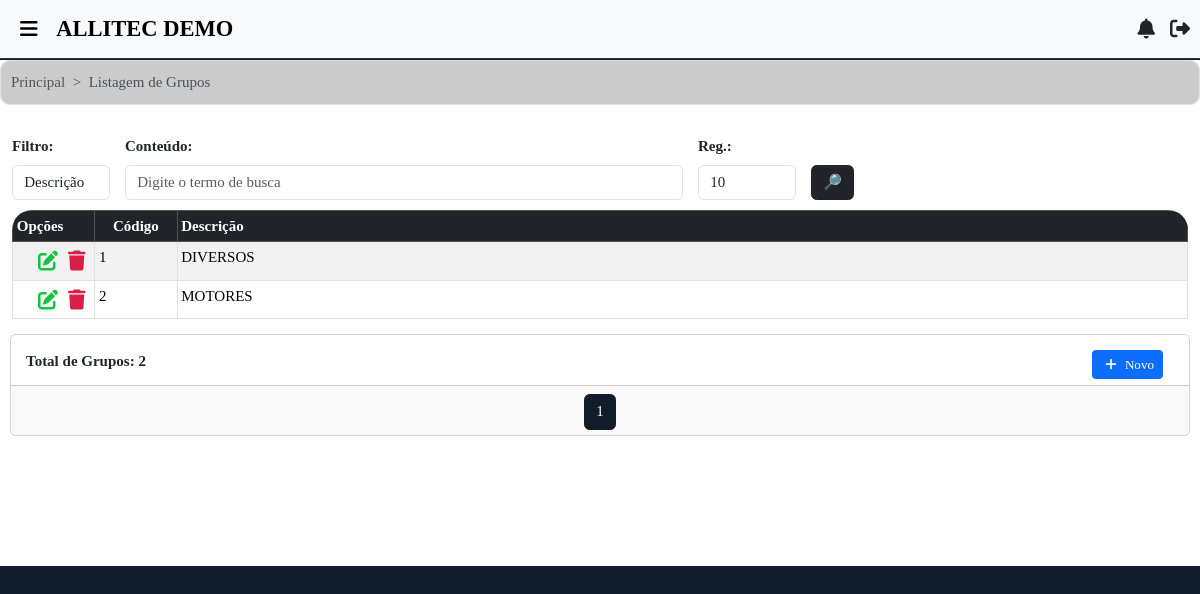
Screenshot of /grupos/lista/ (signed in) with the database file from the repository.
### filiais/models.py (models this page shows, shortened)
class Usuario(AbstractUser):
    empresa = models.ForeignKey(Empresa, on_delete=models.CASCADE, related_name="usuarios", null=True, blank=True)
    filial_user = models.ForeignKey(Filial, on_delete=models.SET_NULL, null=True, blank=True, related_name="usuarios")
    codigo_local = models.PositiveIntegerField(blank=True, null=True)
    gerar_senha_lib = models.BooleanField(default=False, verbose_name='Gerar Senha de Liberação')
    senha_liberacao = models.CharField(max_length=20, blank=True, null=True, verbose_name='Senha de Liberação')
    is_master = models.BooleanField(default=False)
    class Meta:
        unique_together = ('username', 'empresa')

class Filial(models.Model):
    situacao = models.CharField(
        max_length=10,
        verbose_name="Situação",
        choices=[
            ('Ativa', 'Ativa'),
            ('Inativa', 'Inativa')
        ]
    )
    layout_contrato = models.CharField(
        max_length=10,
        verbose_name="Layout Contrato",
        choices=[
            ('Layout 1', 'Layout 1'),
            ('Layout 2', 'Layout 2')
        ],
        default="Layout 1"
    )
    tp_chave = models.CharField(
        max_length=20,
        verbose_name="Tipo de Chave Pix",
        choices=[
            ('CPF', 'CPF'),
            ('CNPJ', 'CNPJ'),
            ('E-mail', 'E-mail'),
            ('Telefone', 'Telefone'),
            ('Chave Aleatória', 'Chave Aleatória')
        ]
    )
    chave_pix = models.CharField(
        max_length=100,
        verbose_name="Chave Pix"
    )
    banco_fil = models.ForeignKey('bancos.Banco', on_delete=models.CASCADE, null=True, blank=True)
    beneficiario = models.CharField(max_length=255, verbose_name='Nome Beneficiário')
    info_comp = models.TextField(default="Obrigado pela preferência!", blank=True)
    info_orcamento = models.TextField(default="*Caro cliente, caso você encontre um orçamento com valor inferior, podemos analisar o orçamento concorrente para fecharmos negócio.", blank=True)
    cnpj = models.CharField(max_length=20, verbose_name='CNPJ')
    ie = models.CharField(max_length=20, verbose_name='Inscrição Estadual')
    razao_social = models.CharField(max_length=100, verbose_name='Razão Social')
    fantasia = models.CharField(max_length=100, verbose_name='Fantasia')
    endereco = models.CharField(max_length=100, verbose_name='Endereço')
    cep = models.CharField(max_length=10, verbose_name='CEP')
    numero = models.CharField(max_length=10, verbose_name='Nº')
    bairro_fil = models.ForeignKey('bairros.Bairro', on_delete=models.SET_NULL, null=True)
    complem = models.CharField(max_length=20, verbose_name='Complemento', blank=True)
    cidade_fil = models.ForeignKey('cidades.Cidade', on_delete=models.SET_NULL, null=True)
    uf = models.ForeignKey('estados.Estado', on_delete=models.SET_NULL, null=True)
    tel = models.CharField(max_length=15, verbose_name='Fone')
    email = models.EmailField(max_length=40, verbose_name='E-mail')
    fantasia_normalizado = models.CharField(max_length=255, editable=False)
    logo = models.FileField(upload_to='logo/', null=True, blank=True, default='default_logo.png')
    vinc_emp = models.ForeignKey(Empresa, on_delete=models.CASCADE)
    dt_criacao = models.CharField(
        max_length=30,
        verbose_name='Data de Registro',
        default=data_hoje_formatada
    )
    dt_inativacao = models.CharField(max_length=30, verbose_name='Data de Inativação', blank=True, null=True)
    principal = models.BooleanField(default=False, verbose_name='Filial Principal')
    vinculada_a = models.ForeignKey('self', null=True, blank=True, on_delete=models.CASCADE, related_name='filiais_secundarias', verbose_name='Filial Vinculada à')
    class Meta:
        verbose_name_plural = "Filiais"

### grupos/models.py (models this page shows, shortened)
class Grupo(models.Model):
    nome_grupo = models.CharField(
        max_length=100,
        verbose_name="Descrição"
    )
    vinc_emp = models.ForeignKey('empresas.Empresa', on_delete=models.CASCADE)
    class Meta:
        verbose_name_plural = "Grupos"

### grupos/views.py (the view)
# urls.py: path("lista/", views.lista_grupos, name='lista-grupos'),
@verifica_permissao('grupos.view_grupo')
@login_required
def lista_grupos(request):
    s = request.GET.get('s')
    tp = request.GET.get('tp')
    reg = request.GET.get('reg', '10')
    grupos = Grupo.objects.filter(vinc_emp=request.user.empresa)
    if tp == 'desc' and s:
        norm_s = remove_accents(s).lower()
        grupos = grupos.filter(nome_grupo__icontains=norm_s).order_by('nome_grupo')
    elif tp == 'cod' and s:
        try:
            grupos = grupos.filter(id__iexact=s).order_by('nome_grupo')
        except ValueError:
            grupos = Grupo.objects.none()
    if reg == 'todos':
        num_pagina = grupos.count() or 1
    else:
        try:
            num_pagina = int(reg) if int(reg) > 0 else 1
        except ValueError:
            num_pagina = 10  # Valor padrão
    paginator = Paginator(grupos, num_pagina)
    page = request.GET.get('page')
    grupos = paginator.get_page(page)
    return render(request, 'grupos/lista.html', {
        'grupos': grupos,
        's': s,
        'tp': tp,
        'reg': reg,
    })

### templates/grupos/lista.html (shortened to what this page needs)
{% extends 'base.html' %}
{% load static %}
{% block content %}
    <div class="container-fluid bg-white">
        <nav style="--bs-breadcrumb-divider: '>';" aria-label="breadcrumb">
            <ol class="breadcrumb">
                <li class="breadcrumb-item"><a href="{% url 'inicio' %}" id="item-naveg">Principal</a></li>
                <li class="breadcrumb-item active" aria-current="page">Listagem de Grupos</li>
            </ol>
        </nav>
        <form method="GET" id="search-form" style="margin-left: 1%; margin-right: 1%;">
            <div class="row g-3 align-items-end">
                <div class="col-md-1 search-div">
                    <label class="form-label">Filtro:</label>
                    <select name="tp" id="tp" class="form-control">
                        <option value="desc" {% if request.GET.tp == 'desc' %}selected{% endif %}>Descrição</option>
                    </select>
                </div>
                <div class="col-md-2 search-div flex-md-fill">
                    <label class="form-label">Conteúdo:</label>
                    <input class="form-control" type="text" name="s" id="s" placeholder="Digite o termo de busca" value="{{ request.GET.s }}">
                </div>
                <div class="col-md-1 search-div">
                    <label class="form-label">Reg.:</label>
                    <select class="form-control" id="qtd_reg" name="reg">
                        <option value="10" {% if request.GET.reg == '10' %}selected{% endif %}>10</option>
                    </select>
                </div>
                <div class="col search-div d-flex justify-content-start">
                    <button class="btn btn-dark" title="Consultar clientes" type="submit" id="data-btn" data-bs-toggle="modal" data-bs-target="#loadingModal">🔎</button>
                </div>
            </div>
        </form>
        <div class="table-container" style="margin-left: 1%; margin-right: 1%;">
            <table class="table table-bordered table-responsive-md table-rounded table-striped" id="tabelas-lista">
                <thead thead class="table-dark">
                    <tr>
                        <th scope="col" style="text-align: justify; width: 7%;">Opções</th>
                        <th scope="col" style="text-align: center; width: 7%;">Código</th>
                        <th scope="col" style="align-items: center;">Descrição</th>
                    </tr>
                </thead>
                <tbody>
                    {% for grupo in grupos %}
                        <tr>
                            <td style="width: 80px;">
                                <span>
                                    <i class="fas fa-trash" title="Deletar" data-bs-toggle="modal" data-bs-target="#modal-{{ grupo.id }}"></i>
                                </span>
                                <a href="{% url 'att-grupo' grupo.id %}" class="btn-permissao"
                                  data-permissao="grupos.change_grupo"
                                  data-msg-negado="Seu usuário não pode editar grupos!"><span><i class="fas fa-edit" title="Editar"></i></span></a>
                            </td>
                            <td style="align-items: center;">{{ grupo.id }}</td>
                            <td class="text-uppercase" style="align-items: center;">{{ grupo.nome_grupo }}</td>
                        </tr>
                    {% empty %}
                    <tr>
                        <td colspan="8" class="me-auto" style="text-align: center;">
                            Nenhum grupo encontrado.
                        </td>
                    </tr>
                    {% endfor %}
                </tbody>
            </table>
        </div>
        <div class="card">
            <div class="card-body" style="max-height: 50px;">
                <strong>Total de Grupos: {{ grupos|length }}</strong>
                <a id="add-link" href="{% url 'add-grupo' %}" style="margin-left: 1%; margin-right: 1%; float: right;" class="btn-permissao" data-permissao="grupos.add_grupo" data-msg-negado="Seu usuário não pode adicionar grupos!">
                    <button type="button" class="btn btn-primary btn-sm" id="add-grupo"><i class="fas fa-plus"></i> Novo</button>
                </a>
            </div>
            <div class="card-footer text-body-secondary">
                <nav aria-label="Page navigation example" style="padding-bottom: 1px;">
                    <ul class="pagination justify-content-center">
                        {% for num in grupos.paginator.page_range %}
                            {% if num >= grupos.number|add:'-2' and num <= grupos.number|add:'2' %}
                                {% if grupos.number == num %}
                                    <li class="page-item active" aria-current="page">
                                        <span class="page-link" style="background-color: #0f1d2b; color: white;">{{ num }}</span>
                                    </li>
                                {% else %}
                                    <li class="page-item">
                                        <a class="page-link" style="color: #0f1d2b;" href="?page={{ num }}{% for key, value in request.GET.items %}{% if key != 'page' %}&{{ key }}={{ value }}{% endif %}{% endfor %}">{{ num }}</a>
                                    </li>
                                {% endif %}
                            {% endif %}
                        {% endfor %}
                    </ul>
                </nav>
            </div>
        </div>
    </div>
{% endblock %}

### templates/base.html (shortened to what this page needs)
<!doctype html>
{% load static %}
<html lang="pt-BR">
<head>
    <link href="https://cdn.jsdelivr.net/npm/bootstrap@5.3.2/dist/css/bootstrap.min.css" rel="stylesheet">
    <link href="https://cdn.jsdelivr.net/npm/select2@4.1.0-rc.0/dist/css/select2.min.css" rel="stylesheet" />
    <link rel="stylesheet" href="https://code.jquery.com/ui/1.14.1/themes/base/jquery-ui.css">
    <link rel="stylesheet" type="text/css" href="https://cdn.jsdelivr.net/npm/toastify-js/src/toastify.min.css">
    <link rel="stylesheet" href="{% static 'css/styles.css' %}">
</head>
<body>
    <div class="container-fluid">
        {% if user.is_authenticated %}
            <nav class="navbar fixed-top navbar-expand-lg bg-body-tertiary">
                <div class="container-fluid">
                    <div class="d-flex align-items-center">
                        <i class="navbar-brand fa-solid fa-bars"
                           style="margin-left: 20px; font-size: 20px;"
                           data-bs-toggle="offcanvas"
                           href="#offcanvasExample"
                           role="button"
                           aria-controls="offcanvasExample"></i>
                        {% if request.user.is_superuser %}
                            <a class="navbar-brand ms-1" href="{% url 'lista-empresas' %}" style="text-decoration: none;">
                                <div class="text-uppercase" style="font-size: 1.5rem; font-weight: bold;">
                                    ADMINISTRAÇÃO
                                </div>
                            </a>
                        {% else %}
                            <a class="navbar-brand ms-1" href="{% url 'inicio' %}" style="text-decoration: none;">
                                <div class="text-uppercase" style="font-size: 1.5rem; font-weight: bold;">
                                    {{ request.user.filial_user.fantasia }}
                                </div>
                            </a>
                        {% endif %}
                    </div>
                    <div class="d-flex align-items-center ms-auto" style="font-size: 20px; margin-right: 10px;">
                        <div class="nav-item dropdown">
                            <a class="nav-link" href="#" id="notificationsDropdown" role="button"
                               data-bs-toggle="dropdown" aria-expanded="false">
                                <i class="fas fa-bell"></i>
                            </a>
                        </div>
                        {% if request.user.is_superuser %}
                            <div class="nav-item ms-3">
                                <a class="nav-link" href="{% url 'logout-view-superuser' %}" title="Sair"
                                   onclick="showLoadingModal()">
                                    <i class="fa-solid fa-right-from-bracket"></i>
                                </a>
                            </div>
                        {% else %}
                            <div class="nav-item ms-3">
                                <a class="nav-link" href="{% url 'logout-view' %}" title="Sair"
                                   onclick="showLoadingModal()">
                                    <i class="fa-solid fa-right-from-bracket"></i>
                                </a>
                            </div>
                        {% endif %}
                    </div>
                </div>
            </nav>
        {% endif %}
    </div>
    {% block content %}{% endblock %}
</body>
</html>

### rows the page displays
Usuario: user.filial_user.fantasia "ALLITEC DEMO"
Grupo: id "1", nome_grupo "DIVERSOS"
Grupo: id "2", nome_grupo "MOTORES"

### other values shown
{{ grupos|length }} "2"
{{ num }} "1"
